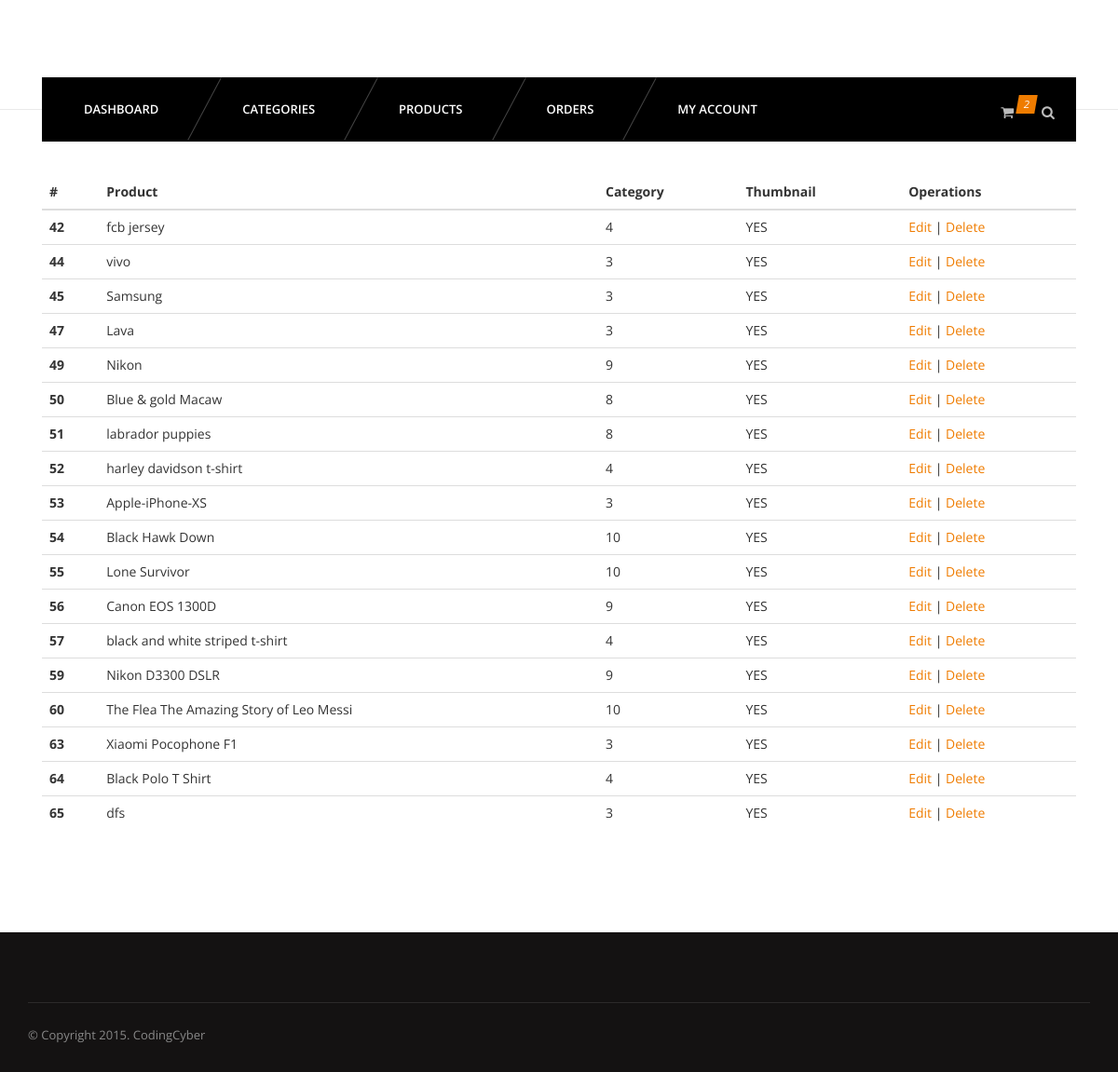
The app's page /admin/products.php (signed in) with its own data.
### tables this page shows
CREATE TABLE `products` (
  `id` int(11) NOT NULL,
  `name` varchar(255) NOT NULL,
  `catid` int(11) NOT NULL,
  `price` varchar(255) NOT NULL,
  `thumb` varchar(255) NOT NULL,
  `description` varchar(255) NOT NULL
);

### admin/products.php (the view, shortened to what this page needs)
<?php
	require_once '../config/connect.php';
	?>
<?php include 'inc/header.php'; ?>
<?php include 'inc/nav.php'; ?>
<section id="content">
  <div class="content-blog">
    <div class="container">
      <table class="table table-stripped">
        <thead>
          <tr>
            <th>#</th>
            <th>Product</th>
            <th>Category</th>
            <th>Thumbnail</th>
            <th>Operations</th>
          </tr>
        </thead>
        <tbody>
          <?php
               $sql = "SELECT * FROM products";
               $res = mysqli_query($connection, $sql);
               while ($r = mysqli_fetch_assoc($res)) {
          ?>
          <tr>
            <th scope="row"><?php echo $r['id']; ?></th>
            <td><?php echo $r['name']; ?></td>
            <td><?php echo $r['catid']; ?></td>
            <td><?php if ($r['thumb']) {
              echo "YES";}else{echo "NO";} ?></td>
            <td><a href="editproduct.php?id=<?php echo $r['id']; ?>">Edit</a> | <a href="delproduct.php?id=<?php echo $r['id']; ?>">Delete</a></td>
          </tr>
              <?php } ?>
        </tbody>
      </table>
    </div>
  </div>
</section>
<?php include 'inc/footer.php'; ?>

### css/light.css (style rules this page uses)
body { background-color:#fff; }

### records on screen
products: id "42", name "fcb jersey", catid "4", shows "YES"
products: id "44", name "vivo", catid "3", thumb "YES"
products: id "45", name "Samsung", catid "3", shows "YES"
products: id "47", name "Lava", catid "3", thumb "YES"
products: id "49", name "Nikon", catid "9", shows "YES"
products: id "50", name "Blue & gold Macaw", catid "8", shows "YES"
products: id "51", name "labrador puppies", catid "8", shows "YES"
products: id "52", name "harley davidson t-shirt", catid "4", shows "YES"
products: id "53", name "Apple-iPhone-XS", catid "3", shows "YES"
products: id "54", name "Black Hawk Down", catid "10", shows "YES"
products: id "55", name "Lone Survivor", catid "10", shows "YES"
products: id "56", name "Canon EOS 1300D", catid "9", shows "YES"
products: id "57", name "black and white striped t-shirt", catid "4", shows "YES"
products: id "59", name "Nikon D3300 DSLR", catid "9", shows "YES"
products: id "60", name "The Flea The Amazing Story of Leo Messi", catid "10", shows "YES"
products: id "63", name "Xiaomi Pocophone F1", catid "3", shows "YES"
products: id "64", name "Black Polo T Shirt", catid "4", shows "YES"
products: id "65", name "dfs", catid "3", shows "YES"
